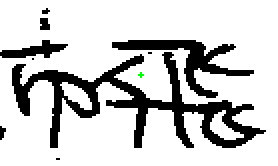
#> input picture src/draw point_0.png, 139 x 83 px (shown 2 times larger)
$ python -i backup.py   (imports and definitions only)
#> lines starting #> are read from the running program, lines starting #| are printed output that depends on the picture; after the words box and inside, x2 and y2 are one past the last pixel; in counts of white or black regions, pixels touching at a corner belong together
### src/sknw.py
import numpy as np
import networkx as nx
from matplotlib import pyplot as plt
import cv2

# [5 lines left out: function show_img, not called in this run]

def convert_binary_to_normal_im(binary):
    gray_img = ((1-binary)*255).astype('uint8')
    return cv2.cvtColor(gray_img, cv2.COLOR_GRAY2BGR)

# get neighbors d index
def neighbors(shape):
    dim = len(shape)
    block = np.ones([3] * dim)
    block[tuple([1] * dim)] = 0
    idx = np.where(block > 0)
    idx = np.array(idx, dtype=np.uint8).T
    idx = np.array(idx - [1] * dim)
    acc = np.cumprod((1,) + shape[::-1][:-1])
    return np.dot(idx, acc[::-1])

# mark the array use (0, 1, 2)
def mark(img):
    nbs = neighbors(img.shape)
    img = img.ravel()
    for p in range(len(img)):
        if img[p] == 0: continue
        s = 0
        for dp in nbs:
            if img[p + dp] != 0: s += 1
        if s == 2:
            img[p] = 1
        else:
            img[p] = 2


# trans index to r, c...
def idx2rc(idx, acc):
    rst = np.zeros((len(idx), len(acc)), dtype=np.int16)
    for i in range(len(idx)):
        for j in range(len(acc)):
            rst[i, j] = idx[i] // acc[j]
            idx[i] -= rst[i, j] * acc[j]
    rst -= 1
    return rst


# fill a node (may be two or more points)
def fill(img, p, num, nbs, acc, buf):
    back = img[p]
    img[p] = num
    buf[0] = p
    cur = 0
    s = 1

    while True:
        p = buf[cur]
        for dp in nbs:
            cp = p + dp
            if img[cp] == back:
                img[cp] = num
                buf[s] = cp
                s += 1
        cur += 1
        if cur == s: break
    return idx2rc(buf[:s], acc)


# trace the edge and use a buffer, then buf.copy, if use [] numba not works
def trace(img, p, nbs, acc, buf):
    c1 = 0;
    c2 = 0;
    newp = 0
    cur = 0

    while True:
        buf[cur] = p
        img[p] = 0
        cur += 1
        for dp in nbs:
            cp = p + dp
            if img[cp] >= 10:
                if c1 == 0:
                    c1 = img[cp]
                else:
                    c2 = img[cp]
            if img[cp] == 1:
                newp = cp
        p = newp
        if c2 != 0: break
    return (c1 - 10, c2 - 10, idx2rc(buf[:cur], acc))


# parse the image then get the nodes and edges
def parse_struc(img):
    nbs = neighbors(img.shape)
    # a list has length that is euqual to img.shape
    acc = np.cumprod((1,) + img.shape[::-1][:-1])[::-1]
    # print(acc)
    img = img.ravel()
    pts = np.array(np.where(img == 2))[0]
    buf = np.zeros(len(pts), dtype=np.int64) # ????

    num = 10
    nodes = []
    for p in pts:
        if img[p] == 2:
            nds = fill(img, p, num, nbs, acc, buf)
            num += 1
            nodes.append(nds)
            # for i in nds:
            #     nodes.append(i)
    edges = []
    for p in pts:
        for dp in nbs:
            # edge = trace(img, p + dp, nbs, acc, buf)
            # edges.append(edge)
            if img[p + dp] == 1:
                edge = trace(img, p + dp, nbs, acc, buf)
                # print(edge)
                edges.append(edge)
    # print(len(edges))
    return nodes, edges


# use nodes and edges build a networkx graph
def build_graph(nodes, edges, multi=False):
    graph = nx.MultiGraph() if multi else nx.Graph()
    for i in range(len(nodes)):
        graph.add_node(i, pts=nodes[i], o=nodes[i].mean(axis=0))
    for s, e, pts in edges:
        l = np.linalg.norm(pts[1:] - pts[:-1], axis=1).sum()
        graph.add_edge(s, e, pts=pts, weight=l)
    return graph

def buffer(ske):
    buf = np.zeros(tuple(np.array(ske.shape) + 2), dtype=np.uint16)
    buf[tuple([slice(1, -1)] * buf.ndim)] = ske
    return buf


def build_sknw(ske, multi=False):
    buf = buffer(ske)
    mark(buf)
    # show_img(buf)
    nodes, edges = parse_struc(buf)
    # print(len(nodes))
    return build_graph(nodes, edges, multi)

### src/backup.py
import matplotlib.pyplot as plt
from skimage import util, img_as_uint, io, morphology
import numpy as np
import cv2
from matplotlib import pyplot
import skimage.color as color
from skimage.filters import threshold_otsu
import os
import sknw
import networkx as nx
import voronoi
from strokeWidth import stroke_width_transform
from nodes import find_nodes
import argparse

def convert_binary_to_normal_im(binary):
    gray_img = ((1-binary)*255).astype('uint8')
    return cv2.cvtColor(gray_img, cv2.COLOR_GRAY2BGR)

# [5 lines left out: function show_img, not called in this run]

def get_img_shape(image):
    "return size of binary image's bouding box"
    gray_img = ((1-image)*255).astype('uint8')
    x, y, width, height = cv2.boundingRect(255-gray_img)
#> x = 0; y = 0; width = 139; height = 83
    # color_image = cv2.cvtColor(gray_image, cv2.COLOR_GRAY2BGR)
    # cv2.rectangle(color_image, (x,y), (x+width, y+height), thickness=3, color=(255,0,0))
    # show_img(color_image)
    return width, height

# [172 lines left out: functions draw_point, draw_line, getseperatingPoints, preprocess_image, get_node_coordinate, check_touching_image and 4 more, not called in this run]

def fine_segmentation(image):
    # Step 1: Thin each oversized segment
    size = get_img_shape(image)
#> size = (139, 83)
    AveWid = size[1]*0.8
#> AveWid = 66.4
    segment_skeleton = morphology.skeletonize(image).astype(np.uint16)
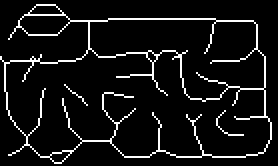
#> segment_skeleton: shape (83, 139) uint16 (shown 2 times larger); values 0 (black) and 1 (white), 7.8% white in thin lines or dots
    # show_img(segment_skeleton, "Skeleton")

    # Step 2: Draw vertical lines (VLs)
    h, w = shape = np.shape(segment_skeleton)
#> h = 83; w = 139; shape = (83, 139)
    # kernel = np.ones((8,1), np.uint8)
    # closingImg = cv2.morphologyEx(img_as_uint(segment_skeleton), cv2.MORPH_CLOSE, kernel)
    projection = [sum(segment_skeleton[:,i]) for i in range(w)]
#> projection = 139 values, max 32 at index 132, min 0 at index 136, mean 6.45
    # plt.plot(projection)
    # plt.show()
    nMaximumPeaks = np.sort(projection)[w-int(np.ceil(w/AveWid)):w]
#> nMaximumPeaks = [17, 17, 32]
    maximumPeakPos = list(set([projection.index(i) for i in nMaximumPeaks]))
#> maximumPeakPos = [132, 20]

    for point in maximumPeakPos:
        segment_skeleton[:, point] = 1
        segment_skeleton[int(h/2), point+1] = 1
        segment_skeleton[int(h/2), point-1] = 1
#> this loop made 2 passes
#> point on passes 1 to 2: 132, 20
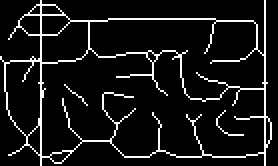
#> segment_skeleton: shape (83, 139) uint16 (shown 2 times larger); values 0 (black) and 1 (white), 8.8% white in thin lines or dots

    # show_img(segment_skeleton,"Skeleton with VLs")
    # Step 3: Seek and seperate the shortest bridges between every VL pair
    graph = sknw.build_sknw(segment_skeleton)
#> in buffer, `buf[tuple([slice(1, -1)] * buf.ndim)] = ske`:
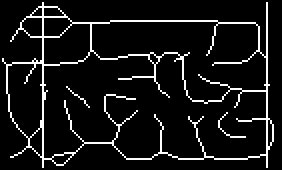
#> buf: shape (85, 141) uint16 (shown 2 times larger); values 0 (black) and 1 (white), 8.5% white in thin lines or dots
#> in mark, `img = img.ravel()`: img = 11985 values, max 1 at index 162, min 0 at index 0, mean 0.0849
#> the loop in mark, `for p in range(len(img)):` made 11985 passes
#> after the loop in mark, `for p in range(len(img)):`: img = 11985 values, max 2 at index 162, min 0 at index 0, mean 0.101
#> in build_sknw, `mark(buf)`:
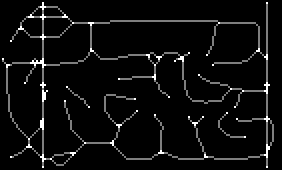
#> buf: shape (85, 141) uint16 (shown 2 times larger); 1.63% of pixels changed, all inside (x1, y1, x2, y2) = (1, 1, 135, 84); drawn with min black and max white
#> in parse_struc, `pts = np.array(np.where(img == 2))[0]`: pts = 195 values from 162 to 11836
#> in parse_struc, `buf = np.zeros(len(pts), dtype=np.int64)`: buf = 195 values from 0 to 0
#> the loop in parse_struc, `for p in pts:` made 195 passes
#> (p, nds) on passes 2, 8, 10, 21, 22, 25, 27, 36, 37, 38, 43, 44: (274, [[0, 132]]), (1002, [[6, 14], [7, 13], [7, 14], [7, 15]]), (1019, [[6, 31], [7, 30], [7, 31], [7, 32]]), (1587, [[10, 35]]), (1595, [[10, 43], [10, 44], [11, 44], [10, 45]]), (1660, [[10, 108]]), (1843, [[12, 9], [13, 8], [13, 9], [13, 10]]), (2825, [[19, 4]]), (3429, [[23, 44], [24, 44], [24, 45]]), (3513, [[23, 128], [24, 127], [24, 128]]), (3760, [[25, 93]]), (3880, [[26, 72], [26, 73], [27, 73]])
#> p on passes 1, 3, 4, 5, 6, 7: 162, 303, 443, 444, 445, 585
#> after the loop in parse_struc, `for p in pts:`: nodes = 64 items; num = 74
#> the loop in parse_struc, `for p in pts:` made 195 passes
#> p on passes 1 to 3: 162, 274, 303
#> after the loop in parse_struc, `for p in pts:`: edges = 74 items
#> in build_sknw, `nodes, edges = parse_struc(buf)`: nodes = 64 items; edges = 74 items
#> in build_sknw, `nodes, edges = parse_struc(buf)`:
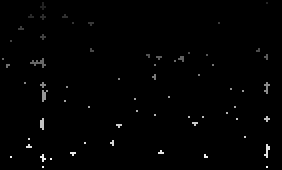
#> buf: shape (85, 141) uint16 (shown 2 times larger); 8.49% of pixels changed, all inside (x1, y1, x2, y2) = (1, 1, 137, 84); drawn with min black and max white
#> the loop in build_graph, `for i in range(len(nodes)):` made 64 passes
#> the loop in build_graph, `for s, e, pts in edges:` made 74 passes
#> (s, e, l) on passes 1, 3, 5, 7, 9, 10, 11, 12, 13, 14, 15, 16: (1, 16, 24), (0, 4, 9.24), (2, 8, 5.24), (3, 4, 7), (3, 9, 6), (5, 6, 6), (5, 9, 14.49), (6, 7, 61.41), (7, 12, 29.83), (7, 15, 15.66), (6, 11, 10), (8, 10, 4.83)
#> (s, e, pts, l) on passes 2, 4, 6, 8, 22, 23: (0, 2, [[2, 18], [3, 17], [4, 16], [5, 15]], 4.24), (0, 3, [[4, 20], [5, 20]], 1), (2, 3, [[7, 16], [7, 17], [7, 18]], 2), (4, 5, [[8, 33], [9, 34]], 1.41), (12, 16, [[25, 129], [26, 130]], 1.41), (13, 18, [[26, 92], [26, 91]], 1)
#> (the run stopped early here; a loop or call above may not have finished)
